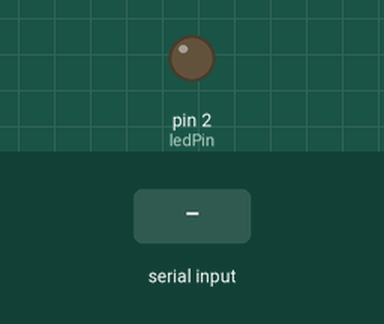
The sketch below on a simulated Arduino Uno, built with avr-gcc and run on an emulated ATmega328P. Parts: output pins drawn as LEDs (lit = HIGH). The test bench sets the inputs (shaded band).

Above: at 1.2 s.
1.3 s: "T" received over Serial
At 2.1 s:
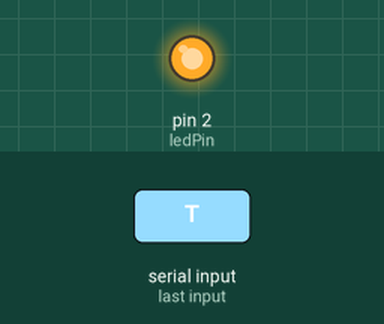
Timing chart, 0 to 4.3 s (numbered marks = the images above; inputs shaded):
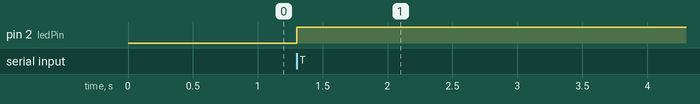

Measured:
- after the input at 1.3 s, pin 2 (ledPin): LOW → HIGH at once

The sketch:

smart_light.ino
```cpp
const int ledPin = 2;
char command;

void setup() {
  pinMode(ledPin, OUTPUT);
  Serial.begin(9600);
}

void loop() {
  if (Serial.available() > 0) {
    command = Serial.read();
    if (command == 'T') {
      // Toggle the state of the LED
      digitalWrite(ledPin, !digitalRead(ledPin));
    }
  }
}
```
